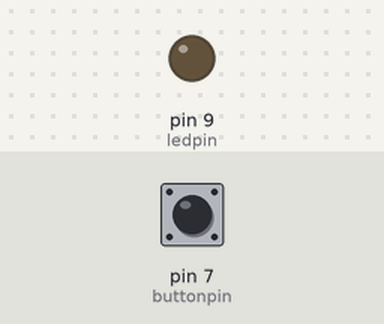
The sketch below on a simulated Arduino Uno, built with avr-gcc and run on an emulated ATmega328P. Parts: output pins drawn as LEDs (lit = HIGH). The test bench sets the inputs (shaded band); at power-on: pin 7 (buttonpin) LOW.

Above: at 1.2 s.
1.3 s: pin 7 (buttonpin) pulled HIGH for 0.15 s
At 1.37 s:
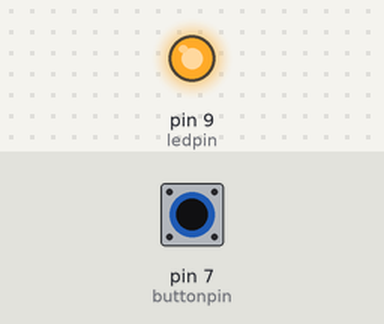
2.9 s: pin 7 (buttonpin) pulled HIGH for 3.2 s
At 7.4 s:
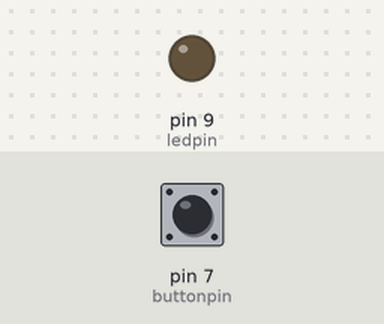
Timing chart, 0 to 8.9 s (numbered marks = the images above; inputs shaded):
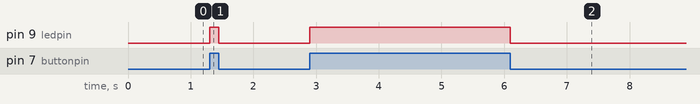

The sketch:

W3S02_C3.ino
```cpp
#define ledpin 9
#define buttonpin 7

int buttonstate = 0;
void setup() {
  // put your setup code here, to run once:
  Serial.begin(9600);
  pinMode(ledpin, OUTPUT);
  pinMode(buttonpin, INPUT);
}

void loop() {
  // put your main code here, to run repeatedly:
  buttonstate = digitalRead(buttonpin);
  digitalWrite(ledpin, buttonstate);
}
```

Measured:
- after the input at 1.3 s, pin 9 (ledpin): LOW → HIGH at once, → LOW 0.15 s later
- after the input at 2.9 s, pin 9 (ledpin): LOW → HIGH at once, → LOW 3.2 s later
